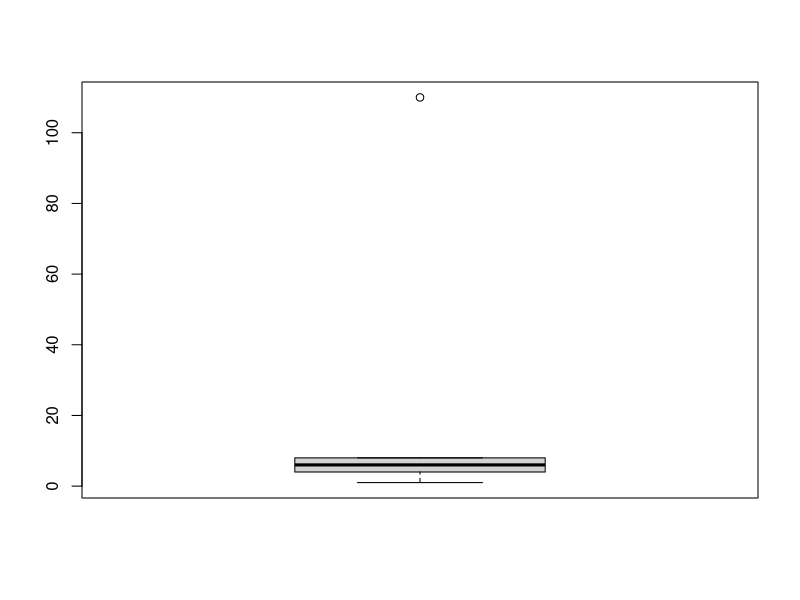
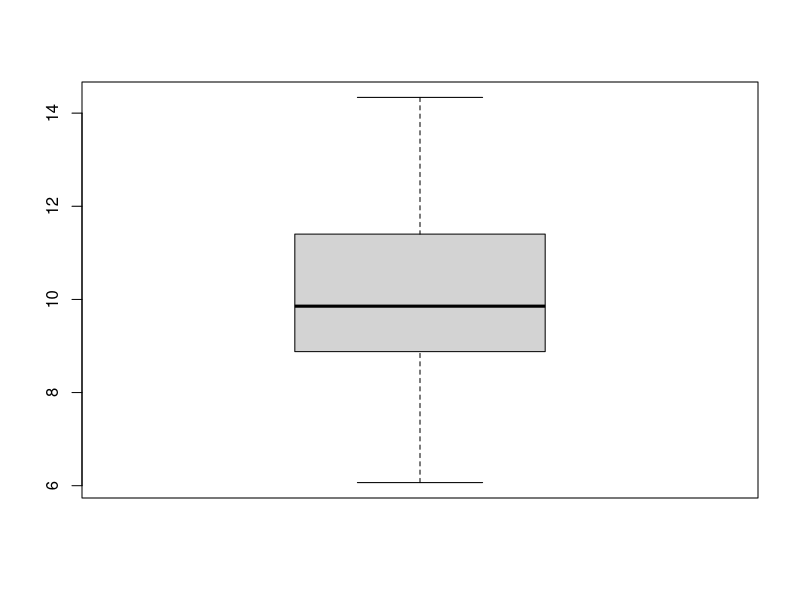
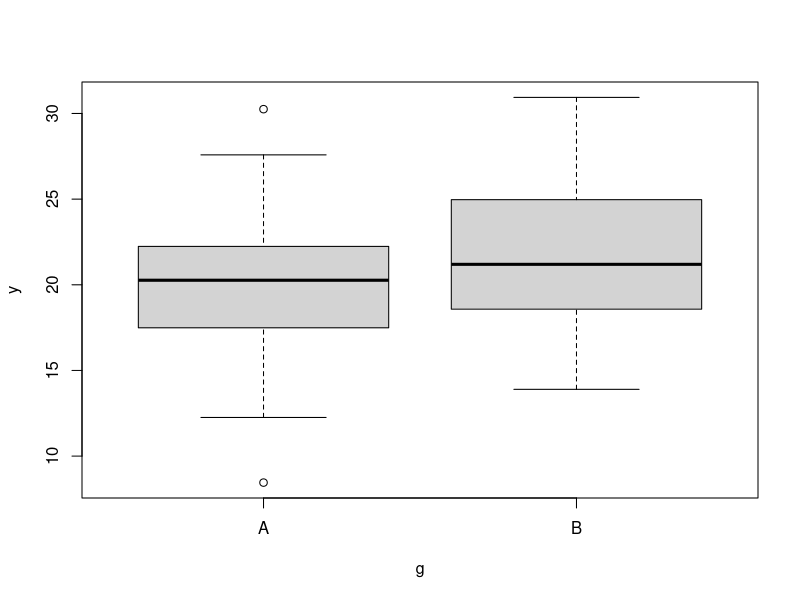
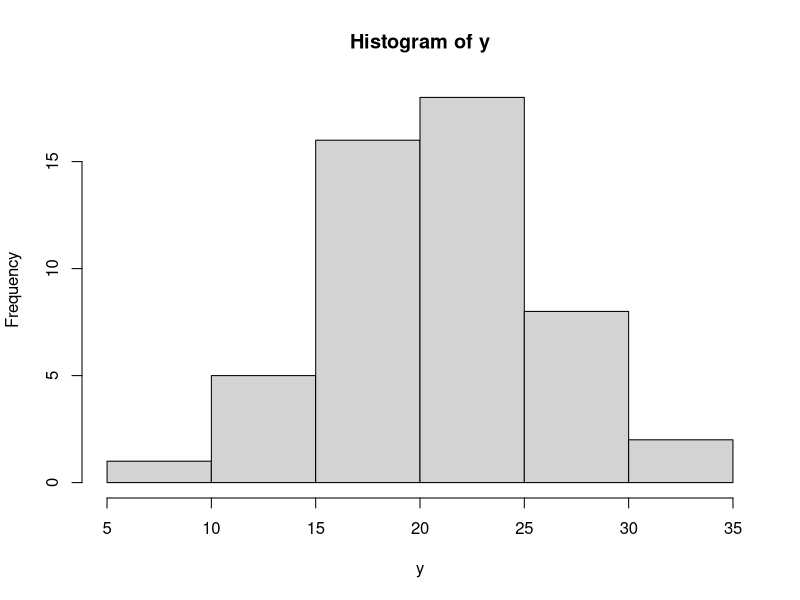
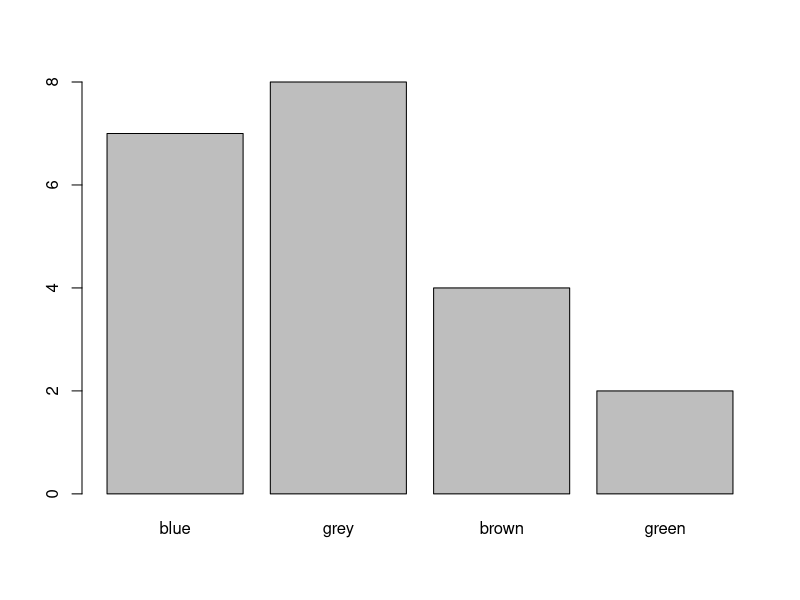
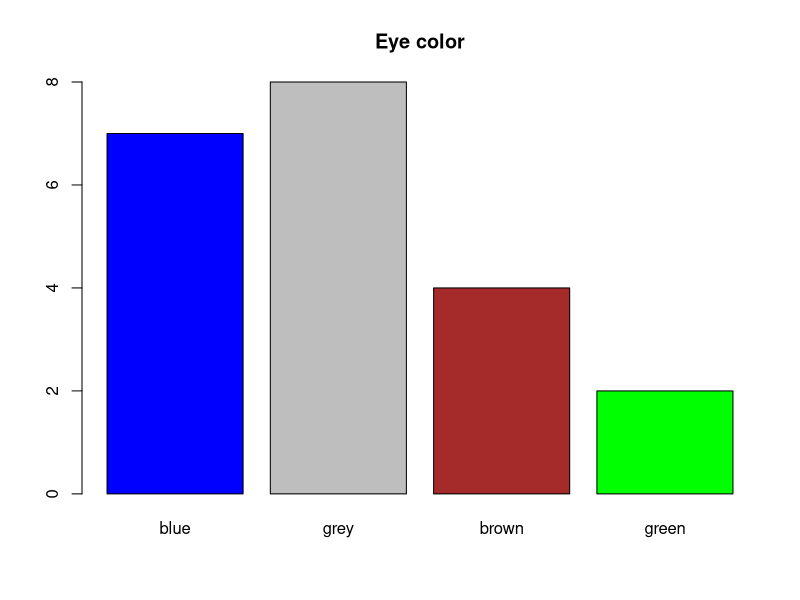

Write R code to recreate these figures, in order.
## ---- chunk 1
x <- c(8,6,8,9,9)
mean(x)
## ---- chunk 2
x <- c(1,3,5,2,9,NA,7,10)
mean(x)

## ---- chunk 3
x<-c(155, 160, 171, 182, 162, 153, 190, 167, 168, 165, 191)
median(x)

## ---- chunk 4
x<- c(1,4,5,7,8,11)
mean(x)
median(x)
var(x) # varians
sd(x) # Standar deviasi
x<-c(1,4,5,7,8,110) # ubah pengamatan terakhir dari 11 menjadi 110
mean(x)
median(x)
var(x)
sd(x)
## ---- chunk 5
z<-scan()
summary(z)
## ---- chunk 6
boxplot(x)
## ---- chunk 7
#boxplot(Y~g) # g adalah variabel kategoris dengan nilai 1, 2 dan 3 (genotipe)
## ---- chunk 8
set.seed(123) # Untuk menghasilkan angka yang sama setiap kali dijalankan

# Variabel numerik c
x <- rnorm(50, mean = 10, sd = 2)

# Variabel numerik y
y <- rnorm(50, mean = 20, sd = 5)

# Variabel faktor g
g <- rep(c("A", "B"), each = 25)

 boxplot(x)
 boxplot(y~g)

## ---- chunk 9
hist(y)
## ---- chunk 10
eyecol<-c(1,2,1,2,2,2,3,3,1,4,2,2,2,3,1,4,3,2,1,1,1) 
table(eyecol)
eyecol<-factor(eyecol, labels=c("blue","grey","brown","green"))
table(eyecol)
prop.table(table(eyecol))
round(100*prop.table(table(eyecol)),1)
barplot(table(eyecol)) 
barplot(table(eyecol),col=c("blue","grey","brown","green"),main="Eye color")

## ---- chunk 11
weight <- c(56, 67, 65, 78, 49, 87, 55, 63, 70, 72, 79, 52, 60, 78, 90)
sex <- c(1,1,1,2,1,2,1,1,1,2,1,1,1,2,2)
tapply(weight,sex,mean)
tapply(weight,sex,summary)
eyecol<-c(1,2,1,2,2,2,3,3,1,4,2,2,2,3,1)
table(sex,eyecol)
prop.table(table(sex,eyecol),1) 
prop.table(table(sex,eyecol),2) 
